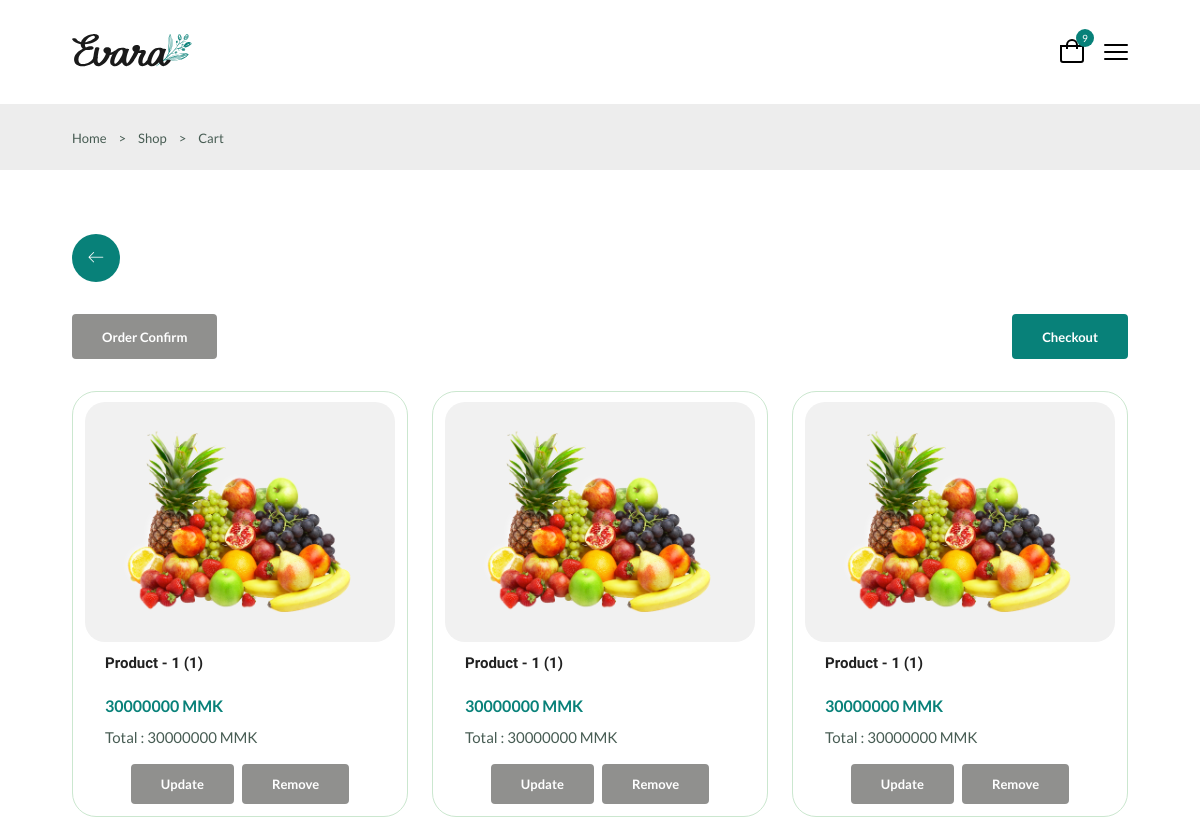
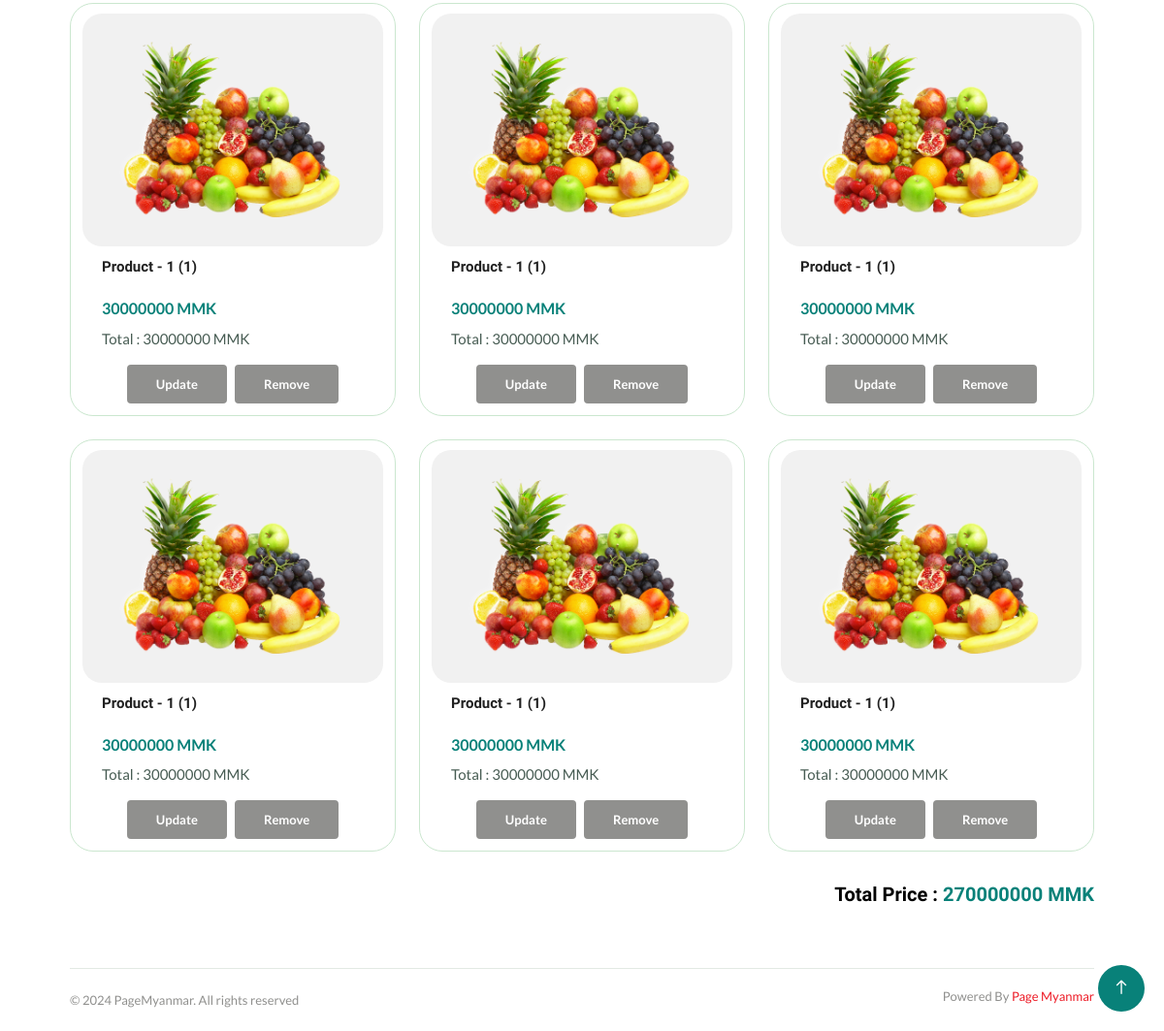
/carts/2/, run on an earlier commit of the app's database (2 pictures, top to bottom).
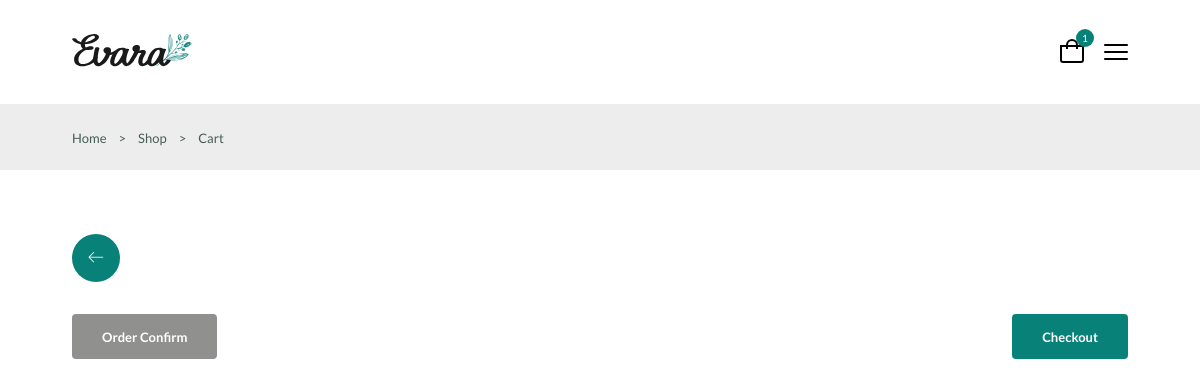
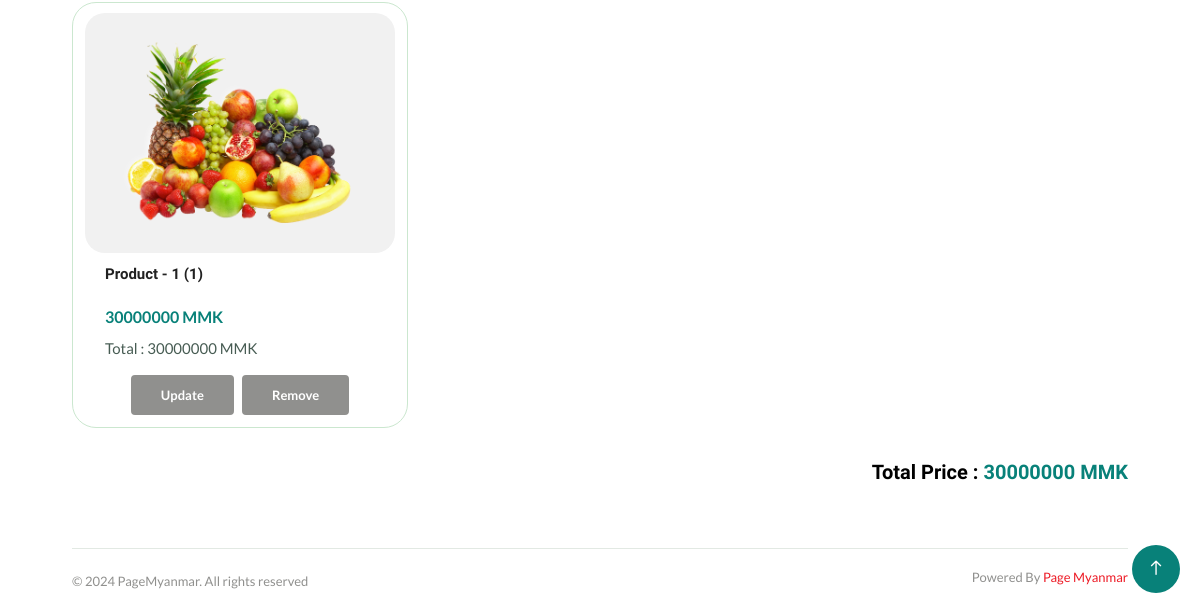
And on a later commit of the database (2 pictures, top to bottom).
### app/models.py (models this page shows, shortened)
class CartModel(models.Model):
    table = models.ForeignKey(TableModel, on_delete=models.SET_NULL, null=True)
    product = models.ForeignKey(ProductModel, on_delete=models.CASCADE)
    quantity = models.IntegerField(default=1, null=True)
    total_price = models.BigIntegerField(default=0, null=True)
    note = models.TextField(null=True, blank=True, default=None)
    size = models.ForeignKey(SizeModel, on_delete=models.SET_NULL, null=True, blank=True)
    meat = models.ForeignKey(MeatModel, on_delete=models.SET_NULL, null=True, blank=True)
    spicy = models.ForeignKey(SpicyModel, on_delete=models.SET_NULL, null=True, blank=True)
    status = models.BooleanField(default=False)
    takeaway = models.BooleanField(default=False)
    created_at = models.DateTimeField(auto_now_add=True)
    updated_at = models.DateTimeField(auto_now=True)

class ProductModel(models.Model):
    name = models.CharField(max_length=200)
    image = models.ImageField(upload_to='product/')
    size = models.ManyToManyField(SizeModel)
    meat = models.ManyToManyField(MeatModel)
    spicy = models.ManyToManyField(SpicyModel)
    price = models.IntegerField(default=0,null=True,blank=True)
    stock = models.BooleanField(default=False)
    category = models.ForeignKey(CategoryModel,on_delete=models.SET_NULL,null=True,default=None)
    created_at = models.DateTimeField(auto_now_add=True)
    updated_at = models.DateTimeField(auto_now=True)

### app/views.py (the view)
# urls.py: path('carts/<int:id>/',Carts),
def Carts(request, id):
    table = TableModel.objects.filter(id=id).first()
    cart_items = CartModel.objects.filter(table=table).order_by('-created_at')
    all_ordered = cart_items.exists() and all(item.status for item in cart_items)
    cart_count = 0
    if table:
        cart_count = CartModel.objects.filter(table=table).count()
    for item in cart_items:
        item.total_price = item.quantity * item.product.price
        item.save()
    all_total = 0
    for item in cart_items:
        all_total += item.product.price * item.quantity
    context = {
        'table_id': table.id if table else None,
        "carts": cart_items,
        "cart_count": cart_count,
        "all_total": all_total,
        "all_ordered": all_ordered
    }
    return render(request, 'carts.html',context)

### app/context_processors.py (called while the page is built)
def Counts(request):
    table_id = request.resolver_match.kwargs.get('id')  # Get `id` from the URL kwargs
    if table_id:
        table = TableModel.objects.filter(id=table_id).first()
        if table:
            cart_count = CartModel.objects.filter(table=table).count()
            return {
                'cart_count': cart_count,
                'table_id': table.id  # Pass the table_id to the context as well
            }
    return {
        'cart_count': 0,
    }

### app/templatetags/custom_permissions.py (called while the page is built)
@register.filter
def has_role_permission(user, permission_codename):
    if user.is_authenticated and hasattr(user, 'has_permission'):
        return user.has_permission(permission_codename)
    return False

### templates/carts.html (shortened to what this page needs)
{% extends 'components/base.html' %}
{% block body %}
<section class="breadcrumb">
    <ul class="breadcrumb__list flex container">
        <li><a href="/" class="breadcrumb__link">Home</a></li>
        <li><span class="breadcrumb__link">></span></li>
        <li><span class="breadcrumb__link">Shop</span></li>
        <li><span class="breadcrumb__link">></span></li>
        <li><span class="breadcrumb__link">Cart</span></li>
    </ul>
</section>
<section class="products__cards section--lg container">
    <div class="go__back">
        <a href="/order/{{table_id}}/"  class="lnr lnr-arrow-left"></a>
    </div>
    <div class="flex" style="justify-content: space-between;align-items: center;margin-bottom: 2rem;">
        <button class="btn btn--md {% if all_ordered %}disabled{% endif %}"
            onclick="window.location.href='/order-confirm/{{table_id}}/'" {% if all_ordered %}disabled{% endif %}>Order Confirm</button>
        <button class="btn btn--md {% if not all_ordered %}disabled{% endif %}"
        onclick="window.location.href='/checkout/{{table_id}}/'" {% if not all_ordered %}disabled{% endif %}>Checkout</button>
    </div>
    <div class="products__card--container grid">
        {% for cart in carts %}
        <div class="product__card--item">
            <div class="product__card--banner">
                <div class="product__card--image">
                    <img src="{{ cart.product.image.url }}" alt="{{ cart.product.name }}" class="product__card--img">
                </div>
                <div class="product__card--content">
                    <h3 class="product__card--title">{{ cart.product.name }} ({{ cart.quantity }})</h3>
                    <span class="product__card--price new__price">{{ cart.product.price }} MMK</span>
                    <span class="product__card--subtotal" style="margin-top:0.8rem;">Total : <span class="item-subtotal">{{ cart.total_price }}</span>
                        MMK</span>
                </div>
                <div class="product__card--actions flex">
                    <button class="btn btn--sm update-cart {% if cart.status == True %}disabled{% endif %}" data-cart-id="{{ cart.id }}"
                        data-cart-name="{{ cart.product.name }}"
                        data-cart-price="{{ cart.product.price }}" {% if cart.status == True %} disabled {% endif %}>Update</button>
                    <button class="btn btn--sm delete-cart {% if cart.status == True %}disabled{% else %}delete{% endif %}"
                        onclick="window.location.href='/remove-from-cart/{{cart.id}}/'"{% if cart.status == True %} disabled {% endif %}>Remove</button>
                </div>
            </div>
        </div>
        {% endfor %}
    </div>
    <h1 class="cart__total--price">Total Price : <span>{{all_total}} MMK</span></h1>
</section>
{% endblock %}

### templates/components/base.html (shortened to what this page needs)
<!DOCTYPE html>
{% load static %}
<html lang="en">
<head>
    {% include 'components/css.html' %}
</head>
<body>
    {% include 'components/message.html' %}
    {% include 'components/header.html' %}
    <main class="main">
        {% block body %}{% endblock %}
    </main>
    {% include 'components/footer.html' %}
    {% include 'components/scroll-to-top.html' %}
</body>
</html>

### templates/components/favicon.html (shortened to what this page needs)
{% load static %}

### templates/components/css.html
{% load static %}
<link rel='stylesheet' href='https://cdn-uicons.flaticon.com/uicons-regular-straight/css/uicons-regular-straight.css'>
<link rel="stylesheet" href="https://cdn.jsdelivr.net/npm/swiper@9/swiper-bundle.min.css" />
<link rel="stylesheet" href="{% static 'css/style.css' %}" />
<link rel="stylesheet" href="{% static 'css/linearicons.min.css' %}">

### templates/components/message.html (shortened to what this page needs)
{% load static %}
<link rel="stylesheet" href="{% static 'css/sweetalert2.min.css' %}">

### templates/components/header.html (shortened to what this page needs)
{% load static %}
{% load custom_permissions %}
<nav class="nav container">
    <a href="/" class="nav__logo">
        <img src="{% static 'img/logo.svg' %}" alt="" class="nav__logo-img">
    </a>
    <div class="header__user-actions">
        {% if cart_count > 0 %}
        <a href="/carts/{{ table_id }}/" class="header__action-btn">
            <img src="{% static 'img/icon-cart.svg' %}" alt="Cart">
            <span class="count cart-count">{{ cart_count }}</span>
        </a>
        {% endif %}
        <div class="header__action-btn nav__toggle" id="nav-toggle">
            <img src="{% static 'img/menu-burger.svg' %}" alt="">
        </div>
    </div>
</nav>

### templates/components/footer.html
{% load static %}
<footer class="footer container">
  <div class="footer__bottom">
    <p class="copyright">&copy; 2024 PageMyanmar. All rights reserved</p>
    <span class="designer">Powered By <a href="https://pagemyanmar.com" style="color:#ed1b26;">Page Myanmar</a></span>
  </div>
</footer>

### templates/components/scroll-to-top.html
<div id="scrollToTop" class="scroll-to-top">
    <i class="lnr lnr-arrow-up"></i>
</div>

### templates/components/js.html (shortened to what this page needs)
{% load static %}

What changed in the data, as far as the page shows it:
removed CartModel: product.image (picture), product.name "Product - 1", quantity "1", product.price "30000000", total_price "30000000"
removed CartModel: product.image (picture), product.name "Product - 1", quantity "1", product.price "30000000", total_price "30000000"
removed CartModel: product.image (picture), product.name "Product - 1", quantity "1", product.price "30000000", total_price "30000000"
removed CartModel: product.image (picture), product.name "Product - 1", quantity "1", product.price "30000000", total_price "30000000"
removed CartModel: product.image (picture), product.name "Product - 1", quantity "1", product.price "30000000", total_price "30000000"
removed CartModel: product.image (picture), product.name "Product - 1", quantity "1", product.price "30000000", total_price "30000000"
removed CartModel: product.image (picture), product.name "Product - 1", quantity "1", product.price "30000000", total_price "30000000"
removed CartModel: product.image (picture), product.name "Product - 1", quantity "1", product.price "30000000", total_price "30000000"
Also different on the page:
{{ cart_count }}: "9" → "1"
{{ all_total }}: "270000000" → "30000000"
